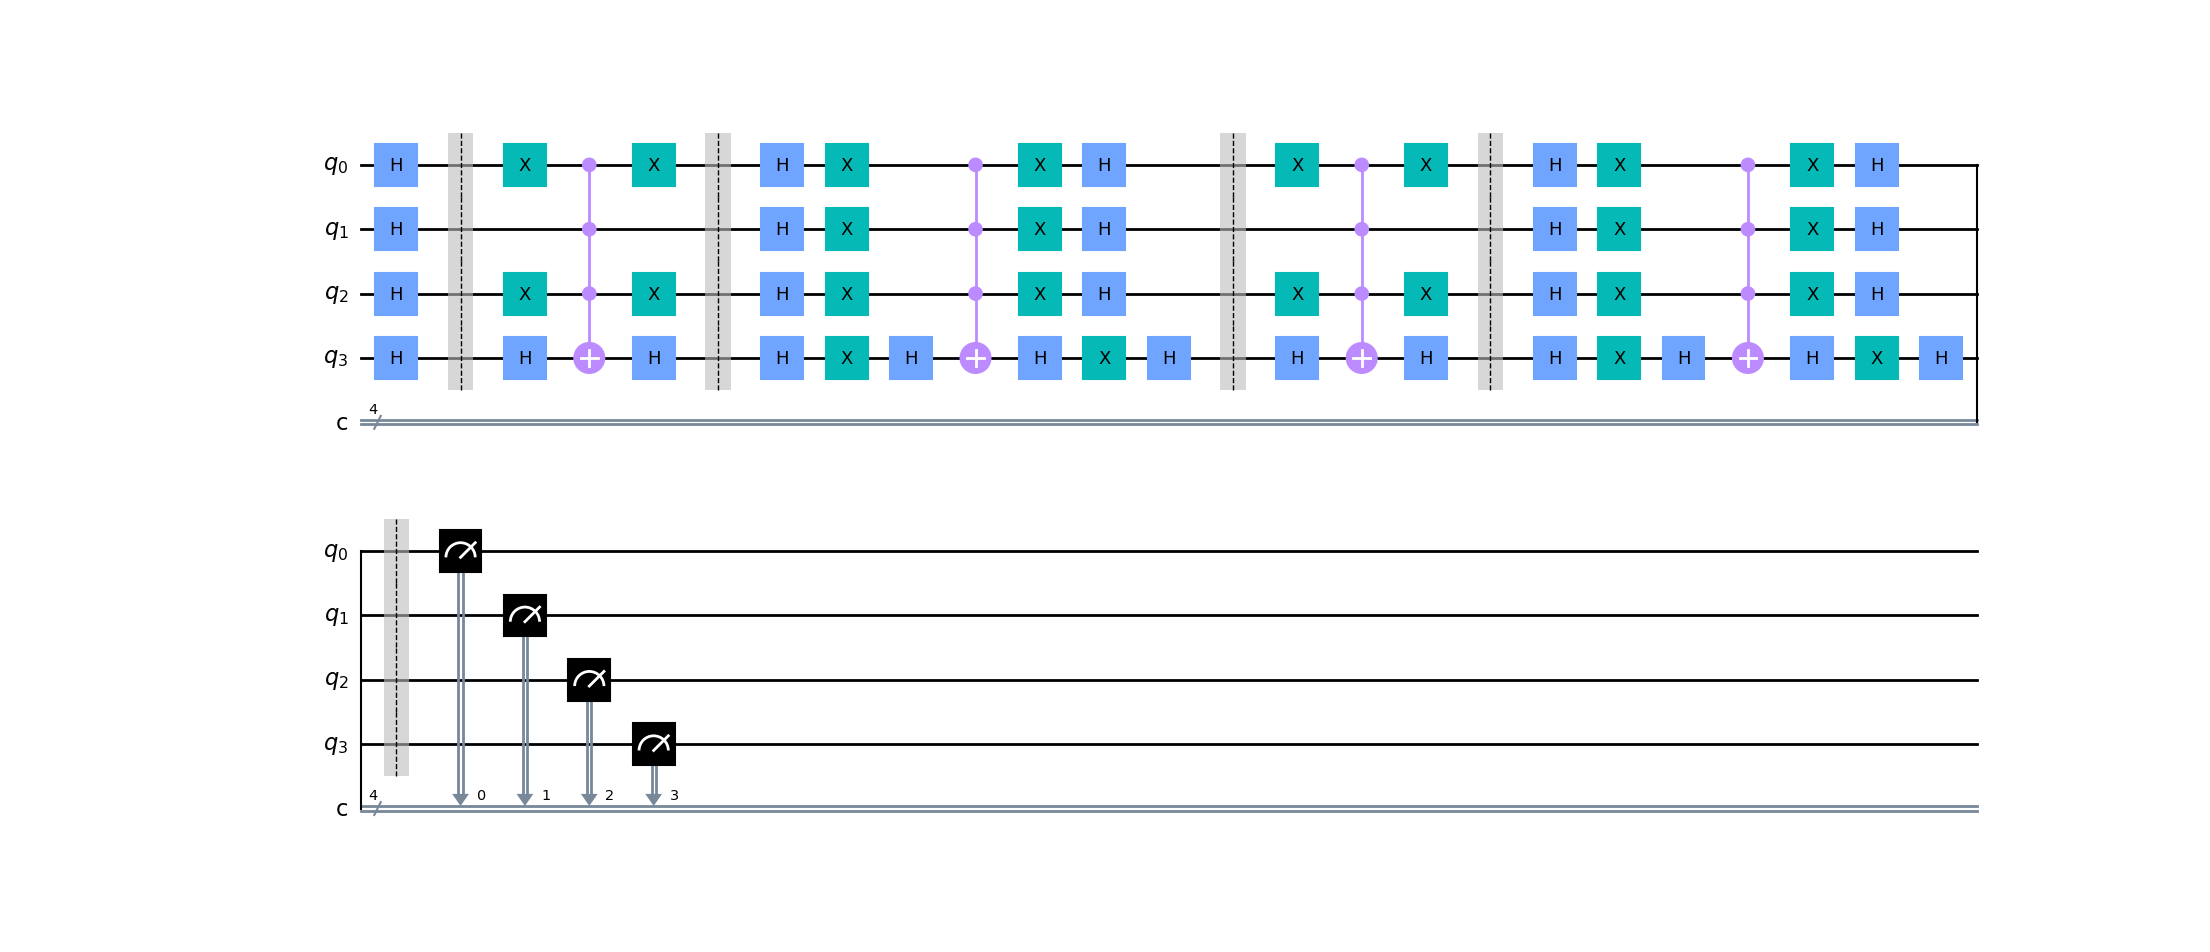

Reproduce this figure in Python.
# Grover's algorithm
from qiskit import QuantumRegister, QuantumCircuit, ClassicalRegister
from qiskit import BasicAer, execute
# 状態重ね合わせ
def superposition(nqubits):
    for qubit in range(nqubits):
        qc.h(qubit)

    
# オラクル    
def oracle(nqubits):
    #qc.cz(0, 1)
    qc.x(2)
    qc.x(0)
    # マルチ制御Zゲートをかけます
    qc.h(nqubits-1)
    qc.mct(list(range(nqubits-1)), nqubits-1)  # マルチ制御トフォリ
    qc.h(nqubits-1)
    qc.x(2)
    qc.x(0)

    
def diffuser(nqubits):
    for qubit in range(nqubits):
        qc.h(qubit)
        qc.x(qubit)
        
    # マルチ制御Zゲートをかけます
    qc.h(nqubits-1)
    qc.mct(list(range(nqubits-1)), nqubits-1)  # マルチ制御トフォリ
    qc.h(nqubits-1)
    
    for qubit in range(nqubits):
        qc.x(qubit)
        qc.h(qubit)

        
# 測定
def measure(nqubits):
    for qubit in range(nqubits):
        qc.measure(qubit, qubit)
    
    
nqubits = 4
qc = QuantumCircuit(nqubits, nqubits)

superposition(nqubits)
qc.barrier(list(range(nqubits)))

for num in range(2):
    oracle(nqubits)
    qc.barrier(list(range(nqubits)))
    diffuser(nqubits)
    qc.barrier(list(range(nqubits)))

measure(nqubits)

    
plt=qc.draw(output='mpl', style="nicely")

#plt.show()

# 画像を保存
plt.savefig('grover.png')
svsim=BasicAer.get_backend("statevector_simulator")
result=execute(qc,svsim).result()
statevector=result.get_statevector(qc)
# 測定結果を表示
print(statevector)
